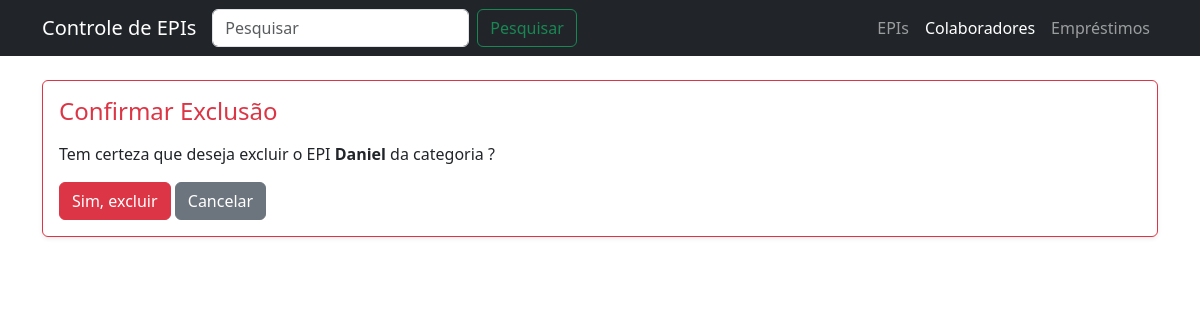
The page /colaboradores/deletar/1/ on the database as committed earlier.
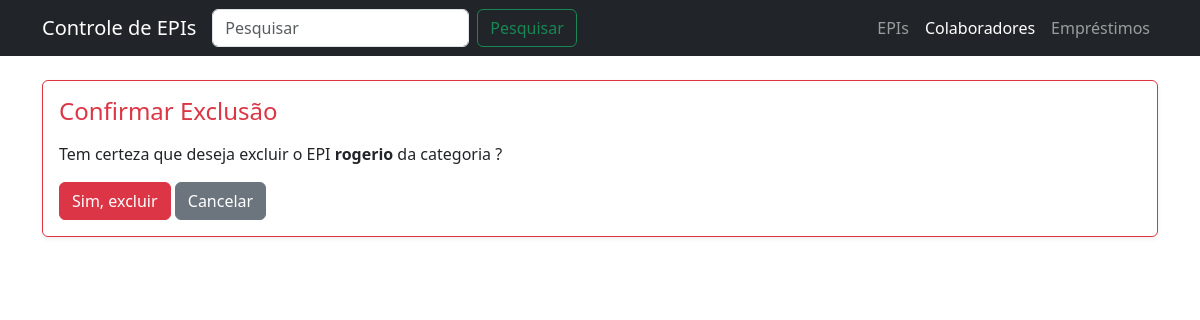
The same page on the database as committed later.
### app_cad_usuarios/models.py (models this page shows, shortened)
class Colaborador(models.Model):
    nome = models.CharField(max_length=100)
    setor = models.CharField(max_length=100)
    cargo = models.CharField(max_length=100, blank=True)

### app_cad_usuarios/views.py (the view)
# urls.py: path('colaboradores/deletar/<int:id>/', views.deletar_colaborador, name='deletar_colaborador'),
def deletar_colaborador(request, id):
    colaborador = get_object_or_404(Colaborador, id=id)
    if request.method == 'POST':
        colaborador.delete()
        messages.success(request, 'Colaborador removido com sucesso!')
        return redirect('lista_colaboradores')
    return render(request, 'epis/confirmar_delete.html', {'epi': colaborador})

### app_cad_usuarios/templates/epis/confirmar_delete.html (shortened to what this page needs)
{% extends 'base.html' %}
{% block content %}
<div class="card shadow-sm border-danger">
    <div class="card-body">
        <h4 class="text-danger mb-3">Confirmar Exclusão</h4>
        <p>Tem certeza que deseja excluir o EPI <strong>{{ epi.nome }}</strong> da categoria <strong>{{ epi.categoria }}</strong>?</p>
        <form method="post">
            <button type="submit" class="btn btn-danger">Sim, excluir</button>
            <a href="{% url 'lista_epis' %}" class="btn btn-secondary">Cancelar</a>
        </form>
    </div>
</div>
{% endblock %}

Rows that differ between the two databases and show on the page:
changed Colaborador: nome "Daniel" → "rogerio"
